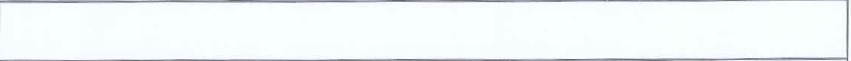
#> input picture 17.jpg, 851 x 61 px; its folder holds only this picture in this run
$ python -i preprocess.py   (imports and definitions only)
#> lines starting #> are read from the running program, lines starting #| are printed output that depends on the picture; after the words box and inside, x2 and y2 are one past the last pixel; in counts of white or black regions, pixels touching at a corner belong together
#> further down, picture is the input picture: shape (61, 851, 3); mean B, G, R 247.8, 246.1, 240.8
import cv2
import numpy as np
import os
import time

def increase_contrast_with_clahe(img):

    # Convert to YUV color space
    img_yuv = cv2.cvtColor(img, cv2.COLOR_BGR2YUV)
#> img_yuv: shape (61, 851, 3); mean of channels 0, 1, 2 244.7, 129.5, 124.1

    # Create a CLAHE object
    clahe = cv2.createCLAHE(clipLimit=1.0, tileGridSize=(6, 6))

    # Apply CLAHE to the Luminance channel
    img_yuv[:,:,0] = clahe.apply(img_yuv[:,:,0])
#> img_yuv: shape (61, 851, 3); mean of channels 0, 1, 2 242.1, 129.5, 124.1

    # Convert back to BGR color space
    img_output = cv2.cvtColor(img_yuv, cv2.COLOR_YUV2BGR)

    return img_output


def remove_lines(image):
    # Load the image
    gray = cv2.cvtColor(image, cv2.COLOR_BGR2GRAY)

    # Apply adaptive thresholding to isolate the lines and text
    thresh = cv2.adaptiveThreshold(gray, 255, cv2.ADAPTIVE_THRESH_GAUSSIAN_C, cv2.THRESH_BINARY_INV, 11, 2)
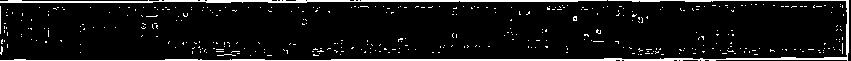
#> thresh: shape (61, 851); 8.1% white; 382 white regions (379 under 20 px), largest, box (x1, y1, x2, y2) and area: (0, 0, 849, 61) 1940, (0, 0, 607, 3) 1226, (0, 6, 1, 34) 28

    # Detect horizontal lines
    horizontal_kernel = cv2.getStructuringElement(cv2.MORPH_RECT, (25, 1))
    detect_horizontal = cv2.morphologyEx(thresh, cv2.MORPH_OPEN, horizontal_kernel, iterations=2)
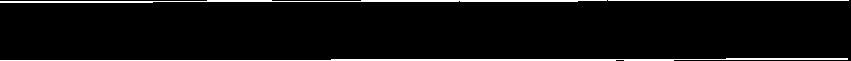
#> detect_horizontal: shape (61, 851); 5% white; 3 white regions, box (x1, y1, x2, y2) and area: (0, 58, 848, 61) 1305, (0, 0, 607, 3) 1041, (608, 0, 849, 1) 241

    # Detect vertical lines
    vertical_kernel = cv2.getStructuringElement(cv2.MORPH_RECT, (1, 40))
    detect_vertical = cv2.morphologyEx(thresh, cv2.MORPH_OPEN, vertical_kernel, iterations=2)
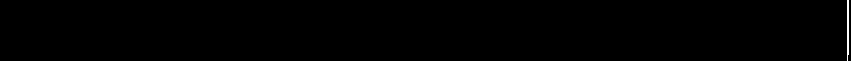
#> detect_vertical: shape (61, 851); 0.22% white in thin lines or dots, all inside (x1, y1, x2, y2) = (847, 0, 849, 61)

    # Combine the detected horizontal and vertical lines
    detect_lines = cv2.addWeighted(detect_horizontal, 0.5, detect_vertical, 0.5, 0)
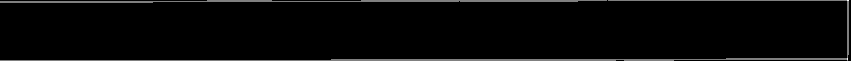
#> detect_lines: shape (61, 851); min 0, max 255, mean 6.7

    # Find contours of the lines
    cnts = cv2.findContours(detect_lines, cv2.RETR_EXTERNAL, cv2.CHAIN_APPROX_SIMPLE)
#> cnts = 2 contours; box (x1, y1, x2, y2) and area: (0, 0, 849, 61) 512, (0, 0, 607, 3) 434
    cnts = cnts[0] if len(cnts) == 2 else cnts[1]

    # Draw over the detected lines with white color
    for c in cnts:
        cv2.drawContours(image, [c], -1, (255,255,255), 2)
#> this loop made 2 passes
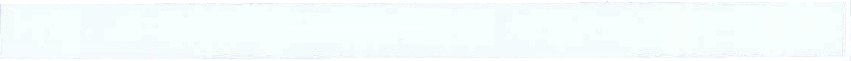
#> image: shape (61, 851, 3); mean B, G, R 253.3, 252.7, 246.6

    # Inpaint the original image to reconstruct the area where the lines were removed
    result = cv2.inpaint(image, detect_lines, 3, cv2.INPAINT_TELEA)

    return result

def detect_text_lines(img):

    img_ori = img.copy()
    img = increase_contrast_with_clahe(img)

    # Remove lines from the image
    img = remove_lines(img)

    # Convert to grayscale
    img = cv2.cvtColor(img, cv2.COLOR_BGR2GRAY)

    # Removing Shadows
    dilated_img = cv2.dilate(img, np.ones((7,7), np.uint8))
    bg_img = cv2.medianBlur(dilated_img, 21)
    diff_img = 255 - cv2.absdiff(img, bg_img)
    img = diff_img

    # Apply blur to smooth out the edges
    img = cv2.GaussianBlur(img, (5, 5), 0)

    # Apply threshold to get image with only b&w (binarization)
    img = cv2.threshold(img, 0, 255, cv2.THRESH_BINARY + cv2.THRESH_OTSU)[1]
#> img: shape (61, 851); 65% white; 22 black regions (5 under 20 px), largest, box (x1, y1, x2, y2) and area: (0, 0, 790, 61) 16163, (769, 0, 851, 59) 1299, (21, 29, 36, 43) 96

    # Morphological operations to assist in isolating lines of text
    kernel = np.ones((2, 2), np.uint8)
    img = cv2.dilate(img, kernel, iterations=4)
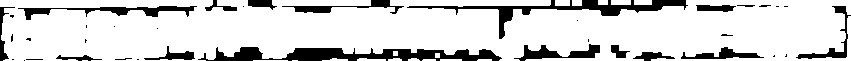
#> img: shape (61, 851); 83.7% white; 37 black regions (21 under 20 px), largest, box (x1, y1, x2, y2) and area: (198, 47, 502, 61) 2357, (407, 0, 688, 39) 1704, (18, 6, 197, 20) 814
    img = cv2.erode(img, kernel, iterations=18)
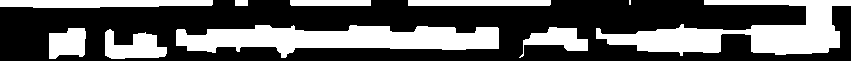
#> img: shape (61, 851); 36% white; 10 white regions (1 under 20 px)

    # Find contours of potential text lines
    contours, hierarchy = cv2.findContours(255 - img, cv2.RETR_EXTERNAL, cv2.CHAIN_APPROX_SIMPLE)
#> contours = 1 contour; box (x1, y1, x2, y2) and area: (0, 0, 851, 61) 41535
    W_img = img.shape[1]
#> W_img = 851
    H_img = img.shape[0]
#> H_img = 61

    box_contour_list = []
    # Filter and draw rectangles on potential text lines
    for contour in contours:
        # Get rectangle bounding contour
        [x, y, w, h] = cv2.boundingRect(contour)

        # Don't plot small false positives that aren't text
        if h < 0.2 * H_img or w > 0.2 * W_img or w < 0.004 * W_img:
            continue

        box_contour_list.append([x, y, x + w, y + h])
#> this loop made 1 pass
#> after the loop, box_contour_list = []
        # Draw rectangle around contour on original image
        # cv2.rectangle(img_ori, (x, y), (x + w, y + h), (255, 0, 255), 2)

    if len(box_contour_list)==0:
        return None

    # [23 lines of commented-out code are left out]
    box_contour_list = sorted(box_contour_list, key=lambda box: box[0])   # sort top to botton
    # max_width_ele = max([(box[3]-box[0]) for box in box_contour_list])
    merge_box_lines = []
    current_line = [box_contour_list[0]]

    for box in box_contour_list[1:]:
        current_line_left, current_line_top, current_line_right, current_line_bottom = current_line[-1]
        left, top , right, bottom = box

        # You might want to adjust the threshold here
        if (abs(left - current_line_right) <= 0.15 * W_img):
            # (bottom >= current_line_top):
            current_line.append(box)
        else:
            # In this kalapa challenge: just have only one sentence
            continue
        # else:
        #     merge_box_lines.append(current_line)
        #     current_line = [box]

    merge_box_lines.append(current_line)
    # [11 lines of commented-out code are left out]

    boxes_final = []

    if len(merge_box_lines) > 0:
    # for line in merge_box_lines:
        # if len(line) > 3 or len(merge_box_lines) == 1:
            # get line longest
            line =  max(merge_box_lines, key=len)
            xs = [box[0] for box in line]
            ys = [box[1] for box in line]
            x2s = [box[2] for box in line]
            y2s = [box[3] for box in line]

            min_x = min(xs)
            min_y = min(ys)
            max_x = max(x2s)
            max_y = max(y2s)

            # Calculate the width and height of the box
            box_width = max_x - min_x
            box_height = max_y - min_y

            # Extend the box by 20%
            extend_width_left = box_width * 0.1
            extend_width_right = box_width * 0.1
            extend_height = box_height * 1

            # Update the coordinates with the extensions while ensuring they are within the image bounds
            min_x = max(0, int(min_x - extend_width_left))
            # min_x = 0
            min_y = max(0, int(min_y - extend_height // 2))
            # min_y = 0
            max_x = min(W_img, int(max_x + extend_width_right // 2))
            max_y = min(H_img, int(max_y + extend_height // 2))

            # boxes_final.append([int(min_x), int(min_y), int(max_x), int(max_y)])   # format xmin ymin xmax ymax
            # cv2.rectangle(img_ori, (int(min_x), int(min_y)), (int(max_x), int(max_y)), (255, 0, 0), 2)
            result_img = img_ori[ min_y:max_y, min_x: max_x]
    else:
        result_img = img_ori
    # Return the img line croped or img origin
    # return result_img
    return result_img

# [122 lines left out: function detect_text_lines_v2, not called in this run]


# [20 lines of commented-out code are left out]

>>> import cv2
>>> picture = cv2.imread('../17.jpg')
>>> result = detect_text_lines(picture)
